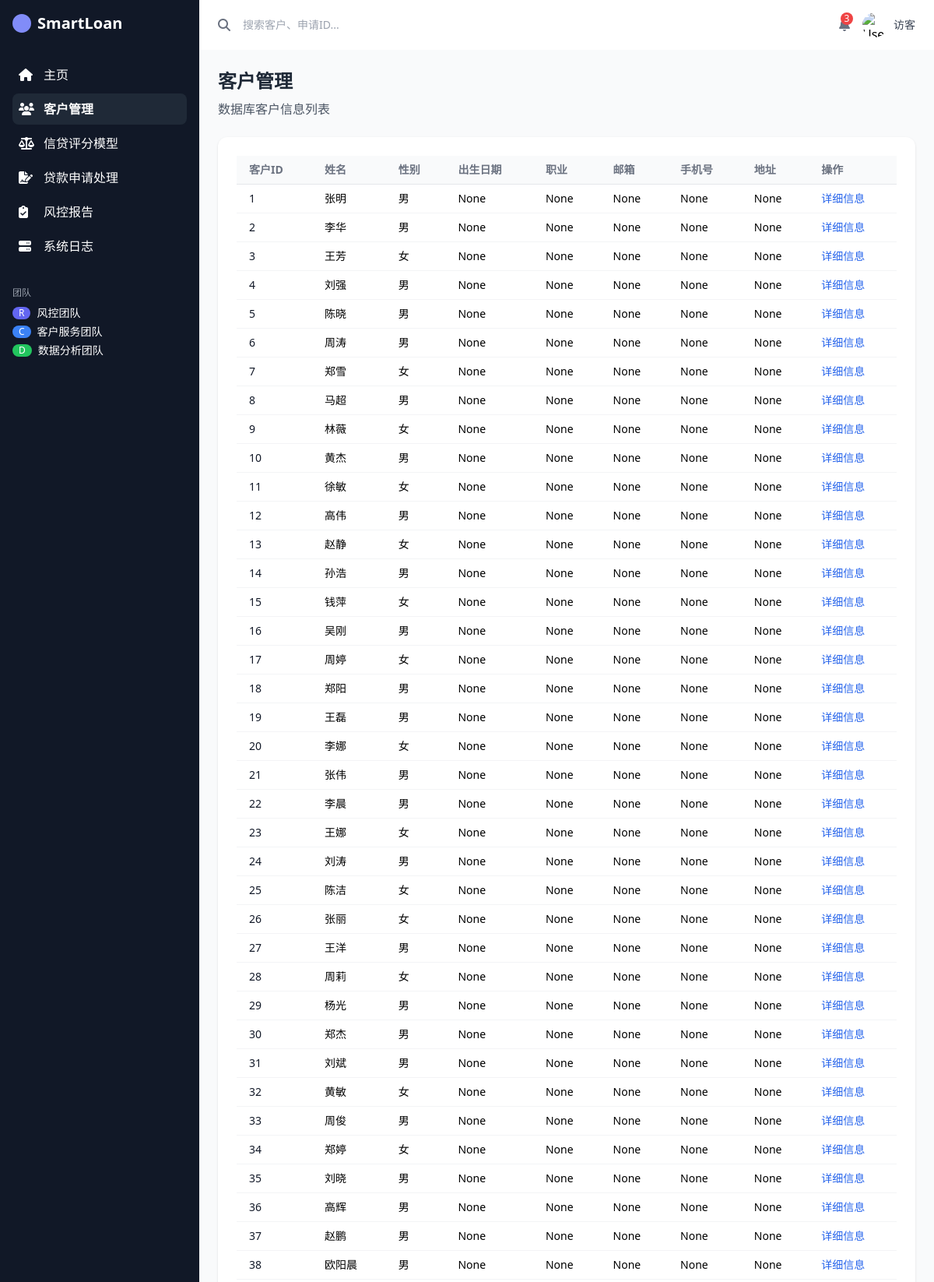
The app's page /customers/ (upper part) with its own data.
### users/models.py (models this page shows, shortened)
class Customer(models.Model):
    GENDER_CHOICES = [
        ('男', '男'),
        ('女', '女'),
        ('其他', '其他'),
    ]
    customer_id = models.AutoField(primary_key=True)
    customer_name = models.CharField(max_length=255)
    gender = models.CharField(max_length=10, choices=GENDER_CHOICES)
    birth_date = models.DateField(null=True, blank=True)
    occupation = models.CharField(max_length=100, null=True, blank=True)
    email = models.EmailField(max_length=100, null=True, blank=True)
    phone_number = models.CharField(max_length=20, null=True, blank=True)
    address = models.CharField(max_length=255, null=True, blank=True)
    created_at = models.DateTimeField(auto_now_add=True)
    class Meta:
        db_table = 'Customer'

### users/views.py (the view)
# urls.py: path('customers/', customer_list, name='customer_list'),
def customer_list(request):
    username = request.session.get('username', '访客')
    customers_raw = Customer.objects.all().order_by('-created_at')
    customers = []
    for customer in customers_raw:
        customers.append({
            'id': customer.customer_id,
            'name': customer.customer_name,
            'gender': customer.gender,
            'birth_date': customer.birth_date,
            'occupation': customer.occupation,
            'email': customer.email,
            'phone': customer.phone_number,
            'address': customer.address,
            'created_at': customer.created_at,
        })
    return render(request, 'users/customer_list.html', {
        'customers': customers,
        'username': username
    })

### users/templates/users/customer_list.html (shortened to what this page needs)
{% extends "base.html" %}
{% block content %}
<div x-data="customerModal()" x-init="init()">
  <h1 class="text-2xl font-bold text-gray-800 mb-2">客户管理</h1>
  <p class="text-gray-600 mb-6">数据库客户信息列表</p>
  <div class="bg-white shadow rounded-xl p-6 overflow-x-auto">
    <table class="min-w-full divide-y divide-gray-200 text-sm">
      <thead class="bg-gray-50">
        <tr>
          <th class="px-4 py-2 text-left text-gray-500">客户ID</th>
          <th class="px-4 py-2 text-left text-gray-500">姓名</th>
          <th class="px-4 py-2 text-left text-gray-500">性别</th>
          <th class="px-4 py-2 text-left text-gray-500">出生日期</th>
          <th class="px-4 py-2 text-left text-gray-500">职业</th>
          <th class="px-4 py-2 text-left text-gray-500">邮箱</th>
          <th class="px-4 py-2 text-left text-gray-500">手机号</th>
          <th class="px-4 py-2 text-left text-gray-500">地址</th>
          <th class="px-4 py-2 text-left text-gray-500">操作</th>
        </tr>
      </thead>
      <tbody class="bg-white divide-y divide-gray-100">
        {% for c in customers %}
        <tr>
          <td class="px-4 py-2 text-gray-900">{{ c.id }}</td>
          <td class="px-4 py-2">{{ c.name }}</td>
          <td class="px-4 py-2">{{ c.gender }}</td>
          <td class="px-4 py-2">{{ c.birth_date }}</td>
          <td class="px-4 py-2">{{ c.occupation }}</td>
          <td class="px-4 py-2">{{ c.email }}</td>
          <td class="px-4 py-2">{{ c.phone }}</td>
          <td class="px-4 py-2">{{ c.address }}</td>
          <td class="px-4 py-2">
            <button
              class="text-blue-600 hover:underline"
              @click="openModal({{ c.id }})"
            >详细信息</button>
          </td>
        </tr>
        {% empty %}
        <tr><td class="text-center text-gray-500 py-4" colspan="9">暂无数据</td></tr>
        {% endfor %}
      </tbody>
    </table>
  </div>
{% endblock %}

### records on screen
Customer: name "张明"
Customer: name "李华"
Customer: name "王芳"
Customer: name "刘强"
Customer: name "陈晓"
Customer: name "周涛"
Customer: name "郑雪"
Customer: name "马超"
Customer: name "林薇"
Customer: name "黄杰"
Customer: name "徐敏"
Customer: name "高伟"
Customer: name "赵静"
Customer: name "孙浩"
Customer: name "钱萍"
Customer: name "吴刚"
Customer: name "周婷"
Customer: name "郑阳"
Customer: name "王磊"
Customer: name "李娜"
Customer: name "张伟"
Customer: name "李晨"
Customer: name "王娜"
Customer: name "刘涛"
Customer: name "陈洁"
Customer: name "张丽"
Customer: name "王洋"
Customer: name "周莉"
Customer: name "杨光"
Customer: name "郑杰"
Customer: name "刘斌"
Customer: name "黄敏"
Customer: name "周俊"
Customer: name "郑婷"
Customer: name "刘晓"
Customer: name "高辉"
Customer: name "赵鹏"
Customer: name "欧阳晨"

### other values on screen
{{ username }} "访客"
{{ c.id }} "1" "2" "3" "4" "5" "6" "7" "8" "9" "10" "11" "12" "13" "14" "15" "16" "17" "18" "19" "20" "21" "22" "23" "24" "25" "26" "27" "28" "29" "30" "31" "32" "33" "34" "35" "36" "37" "38"
{{ c.gender }} "男" "男" "女" "男" "男" "男" "女" "男" "女" "男" "女" "男" "女" "男" "女" "男" "女" "男" "男" "女" "男" "男" "女" "男" "女" "女" "男" "女" "男" "男" "男" "女" "男" "女" "男" "男" "男" "男"
{{ c.birth_date }} "None" "None" "None" "None" "None" "None" "None" "None" "None" "None" "None" "None" "None" "None" "None" "None" "None" "None" "None" "None" "None" "None" "None" "None" "None" "None" "None" "None" "None" "None" "None" "None" "None" "None" "None" "None" "None" "None"
{{ c.occupation }} "None" "None" "None" "None" "None" "None" "None" "None" "None" "None" "None" "None" "None" "None" "None" "None" "None" "None" "None" "None" "None" "None" "None" "None" "None" "None" "None" "None" "None" "None" "None" "None" "None" "None" "None" "None" "None" "None"
{{ c.email }} "None" "None" "None" "None" "None" "None" "None" "None" "None" "None" "None" "None" "None" "None" "None" "None" "None" "None" "None" "None" "None" "None" "None" "None" "None" "None" "None" "None" "None" "None" "None" "None" "None" "None" "None" "None" "None" "None"
{{ c.phone }} "None" "None" "None" "None" "None" "None" "None" "None" "None" "None" "None" "None" "None" "None" "None" "None" "None" "None" "None" "None" "None" "None" "None" "None" "None" "None" "None" "None" "None" "None" "None" "None" "None" "None" "None" "None" "None" "None"
{{ c.address }} "None" "None" "None" "None" "None" "None" "None" "None" "None" "None" "None" "None" "None" "None" "None" "None" "None" "None" "None" "None" "None" "None" "None" "None" "None" "None" "None" "None" "None" "None" "None" "None" "None" "None" "None" "None" "None" "None"
